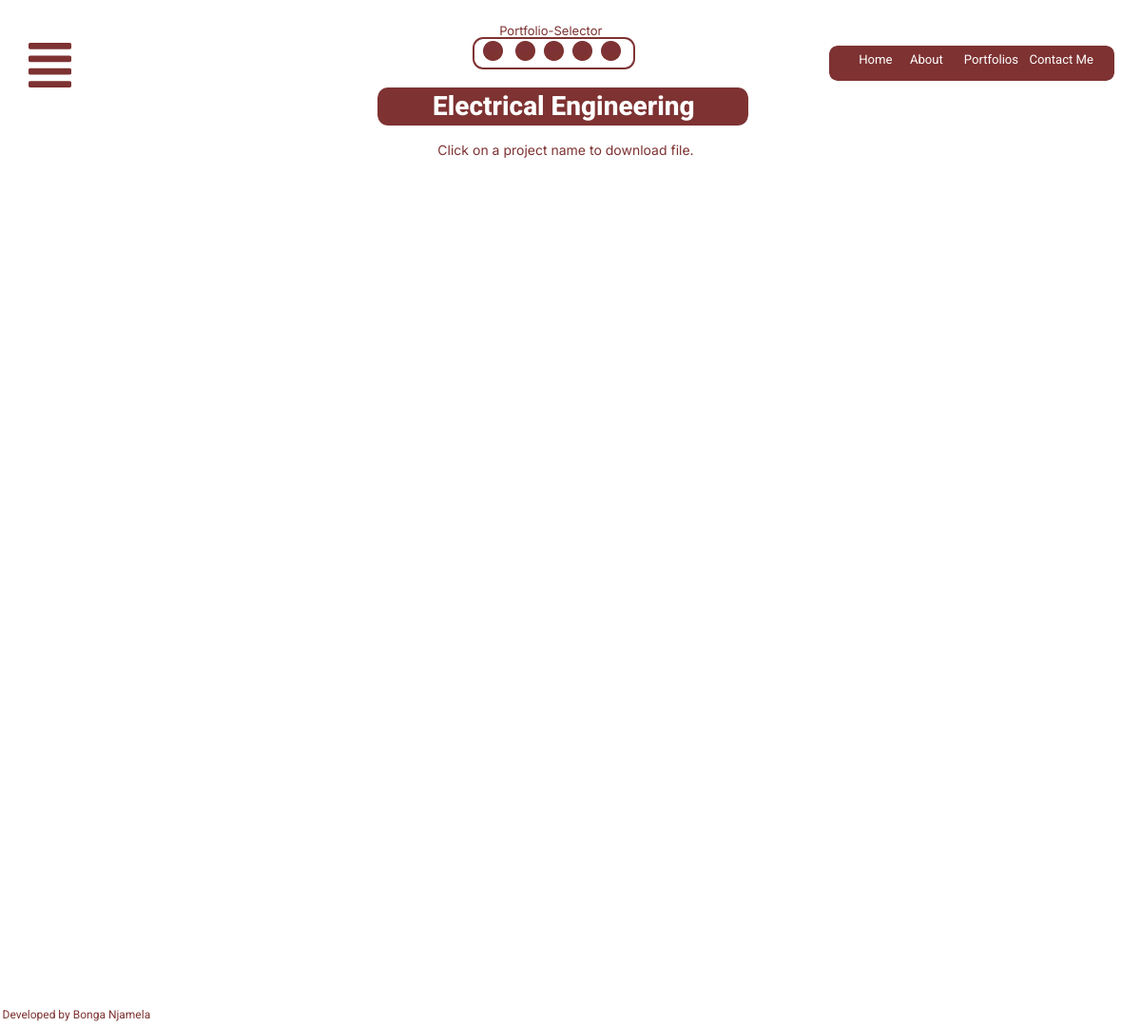
The app's page /eleceng/, older data.
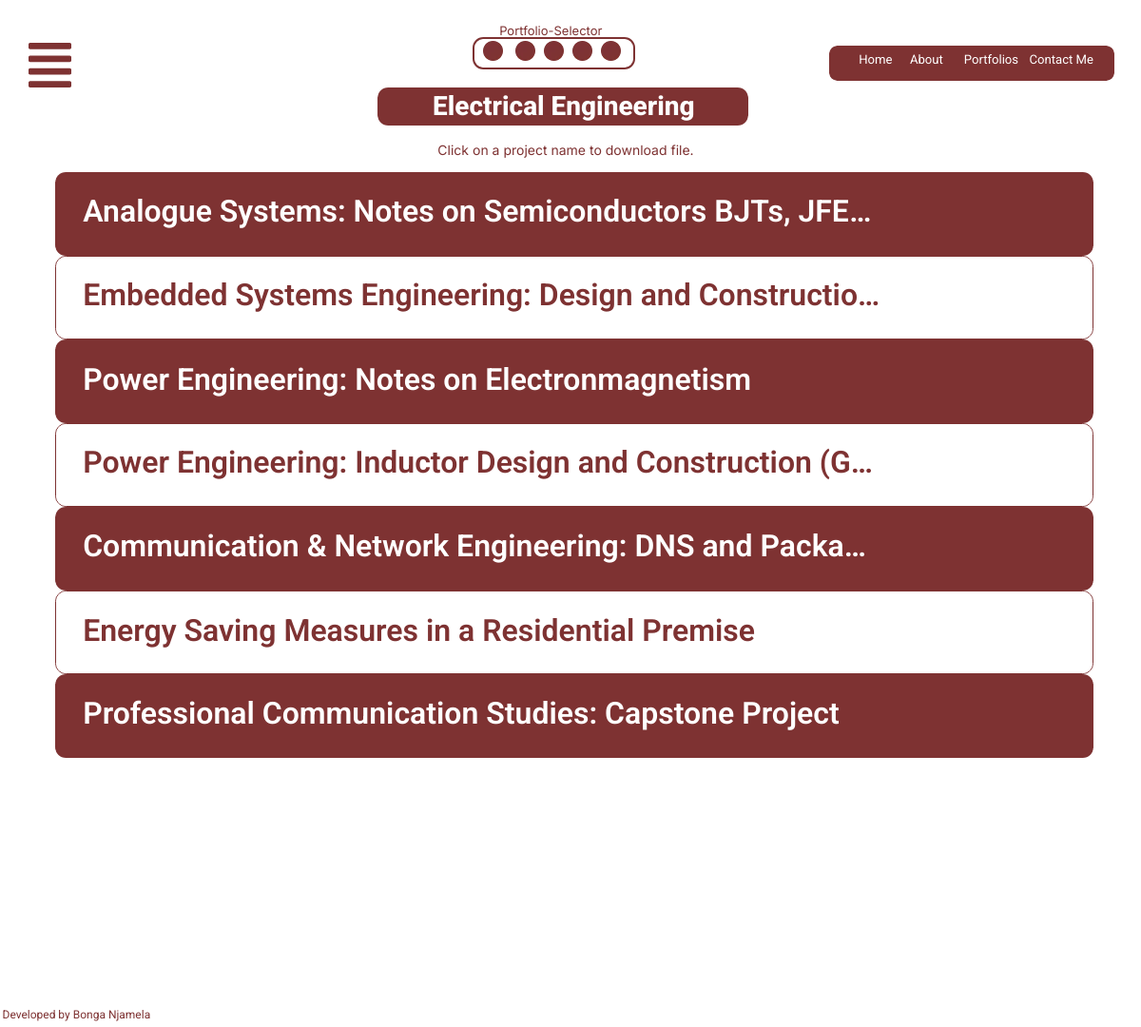
The same page, newer data.
### base/models.py (models this page shows, shortened)
class Portfolio(models.Model):
    class Meta:
        verbose_name_plural = "Projects"
        verbose_name = "Portfolio"
    name = models.CharField(max_length=200)
    zipproject = models.FileField(blank=True, null=True, upload_to="staticfiles/portfolio")
    tarproject = models.FileField(blank=True, null=True, upload_to="staticfiles/portfolio")
    created = models.DateTimeField(auto_now_add=True)
    slug = models.SlugField(null=True, blank=True)

### base/views.py (the view)
# urls.py: path("eleceng/", views.ElecEngPortfolioView.as_view(), name="eleceng"),
class ElecEngPortfolioView(generic.ListView):
    model = Portfolio
    template_name = "elec-eng-page.html"
    def get_queryset(self):
        return super().get_queryset()

### base/context_processors.py (called while the page is built)
def portfolio_context(request):
    portfolio = Portfolio.objects.all()
    return {'portfolio':  portfolio}

### base/template/base/elec-eng-page.html (shortened to what the changed rows need)
{% load static %}
<!DOCTYPE html>
<html lang="english">
  <head>
    <link rel="stylesheet" href="{% static 'cssfiles/style.css' %}" />
  </head>
  <body>
    <div>
      <link href="{% static 'cssfiles/elec-eng-page.css' %}" rel="stylesheet" />
      <div class="elec-eng-page-container">
        <div class="elec-eng-page-elec-eng-page">
          {% for p in portfolio %}
          {% if p.id == 20 %}
          <div class="elec-eng-page-elecengprojanalogcard">
            <img
              src="{% static 'imgsfiles/compengfilescardi664-uz5-200h.png' %}"
              alt="elecengfilescardI664"
              class="elec-eng-page-elecengfilescard"
              onclick="openPopUp('{{p.name}}', '{{p.zipproject.url}}','{{p.tarproject.url}}')"
            />
            <div class="elec-eng-page-text08" onclick="openPopUp('{{p.name}}', '{{p.zipproject.url}}','{{p.tarproject.url}}')">
                {{p.name}}
            </div>
          </div>
          {% elif p.id == 21 %}
          <div class="elec-eng-page-elecengprojstmcard" >
            <img
              src="{% static 'imgsfiles/compengfilescard5283-b68g-200h.png' %}"
              alt="elecengfilescardI664"
              class="elec-eng-page-elecengfilescard1"
              onclick="openPopUp('{{p.name}}', '{{p.zipproject.url}}','{{p.tarproject.url}}')"
            />
            <div class="elec-eng-page-text10" onclick="openPopUp('{{p.name}}', '{{p.zipproject.url}}','{{p.tarproject.url}}')">
                {{p.name}}
            </div>
          </div>
          {% elif p.id == 22 %}
          <div class="elec-eng-page-elecengprojpowercard">
            <img
              src="{% static 'imgsfiles/compengfilescardi665-zwd-200h.png' %}"
              alt="elecengfilescardI665"
              class="elec-eng-page-elecengfilescard2"
              onclick="openPopUp('{{p.name}}', '{{p.zipproject.url}}','{{p.tarproject.url}}')"
            />
            <div class="elec-eng-page-text12" onclick="openPopUp('{{p.name}}', '{{p.zipproject.url}}','{{p.tarproject.url}}')">
              {{p.name}}
            </div>
          </div>
          {% elif p.id == 23 %}
          <div class="elec-eng-page-elecengprojinductorcard">
            <img
              src="{% static 'imgsfiles/compengfilescardi665-fx6-200h.png' %}"
              alt="elecengfilescardI665"
              class="elec-eng-page-elecengfilescard3"
              onclick="openPopUp('{{p.name}}', '{{p.zipproject.url}}','{{p.tarproject.url}}')"
            />
            <div class="elec-eng-page-text14" onclick="openPopUp('{{p.name}}', '{{p.zipproject.url}}','{{p.tarproject.url}}')">
                {{p.name}}
            </div>
          </div>
          {% elif p.id == 24 %}
          <div class="elec-eng-page-elecengproj-d-n-scard">
            <img
              src="{% static 'imgsfiles/compengfilescardi665-n2qs-200h.png' %}"
              alt="elecengfilescardI665"
              class="elec-eng-page-elecengfilescard4"
              onclick="openPopUp('{{p.name}}', '{{p.zipproject.url}}','{{p.tarproject.url}}')"
            />
            <div class="elec-eng-page-text16" onclick="openPopUp('{{p.name}}', '{{p.zipproject.url}}','{{p.tarproject.url}}')">
                {{p.name}}
            </div>
          </div>
          {% elif p.id == 25 %}
          <div class="elec-eng-page-elecengprojenergycard">
            <img
              src="{% static 'imgsfiles/compengfilescardi665-zjjd-200h.png' %}"
              alt="elecengfilescardI665"
              class="elec-eng-page-elecengfilescard5"
              onclick="openPopUp('{{p.name}}', '{{p.zipproject.url}}','{{p.tarproject.url}}')"
            />
            <div class="elec-eng-page-text18" onclick="openPopUp('{{p.name}}', '{{p.zipproject.url}}','{{p.tarproject.url}}')">
              {{p.name}}
            </div>
          </div>
          {% elif p.id == 26 %}
          <div class="elec-eng-page-elecengprojpcscard">
            <img
              src="{% static 'imgsfiles/compengfilescardi665-z7u-200h.png' %}"
              alt="elecengfilescardI665"
              class="elec-eng-page-elecengfilescard6"
              onclick="openPopUp('{{p.name}}', '{{p.zipproject.url}}','{{p.tarproject.url}}')"
            />
            <div class="elec-eng-page-text20" onclick="openPopUp('{{p.name}}', '{{p.zipproject.url}}','{{p.tarproject.url}}')">
                {{p.name}}
            </div>
          </div>
          {% endif %}
          {% endfor %}
            {% include './themeselector.html' %}
              {% include './dropdownmenu.html' %}
              {% include './mediummenu.html' %}
            {%include './projectpopup.html'%}
        </div>
      </div>
    </div>
  </body>
</html>

Row changes from the older to the newer data that the page shows:
added Portfolio: name "Analogue Systems: Notes on Semiconductors BJTs, JFE…"
added Portfolio: name "Embedded Systems Engineering: Design and Constructio…"
added Portfolio: name "Power Engineering: Notes on Electronmagnetism"
added Portfolio: name "Power Engineering: Inductor Design and Construction (G…"
added Portfolio: name "Communication & Network Engineering: DNS and Packa…"
added Portfolio: name "Energy Saving Measures in a Residential Premise"
added Portfolio: name "Professional Communication Studies: Capstone Project"
